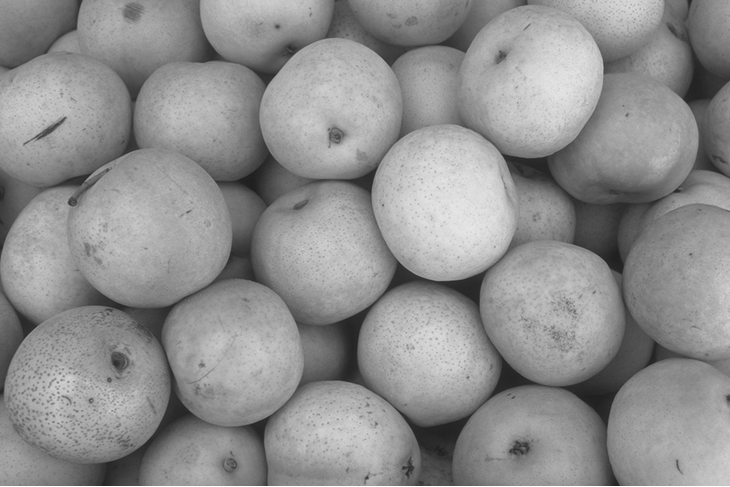
#> input picture lab6/pears.png, 730 x 487 px
$ jupyter execute lab6.ipynb
#> lines starting #> are read from the running program, lines starting #| are printed output that depends on the picture; after the words box and inside, x2 and y2 are one past the last pixel; in counts of white or black regions, pixels touching at a corner belong together
# Assignment 6: Segmentation and introduction in machine learning

[cell 1]
import numpy as np
import matplotlib.pyplot as plt
import skimage as ski
from skimage import data
from skimage import filters
import skimage.morphology as morph
import skimage.segmentation as segment

## Exercise 1: Watershed segmentation

Read in the image $\texttt{pears.png}$ and segment the pears with the $\texttt{Watershed}$-algorithm implementing the following steps.

[cell 2]
img = ski.io.imread("pears.png")
#> img is the input picture: shape (487, 730, 4); mean R, G, B, A 142.8, 142.8, 142.8, 255

(a) Create a binary image containing the pears and generate the markers as local maxima of the distance to the background. Describe the procedure.

(b) Apply the $\texttt{Watershed}$-algorithm and describe what it is doing.

(c) What can you do to improve the segmentation result?

## Exercise 2: Ice on Mars

Take the $\texttt{mars.bmp}$ and estimate the characteristics of the planet applying the following steps.

[cell 3]
img = ski.io.imread("mars.bmp")
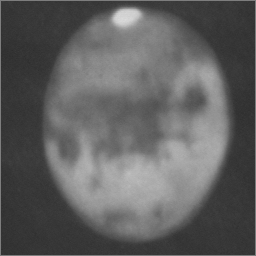
#> input picture lab6/mars.bmp, 256 x 256 px
#> img is the input picture: shape (256, 256); min 45, max 219, mean 95.3
img = ski.color.rgb2gray(img)
plt.imshow(img, cmap='gray')

(a) Read in the image and obtain 3 binary images containing: space, planet, and the ice in the polar region using thresholding.

[cell 4]
plt.hist(img.ravel(), bins=100)
plt.legend()
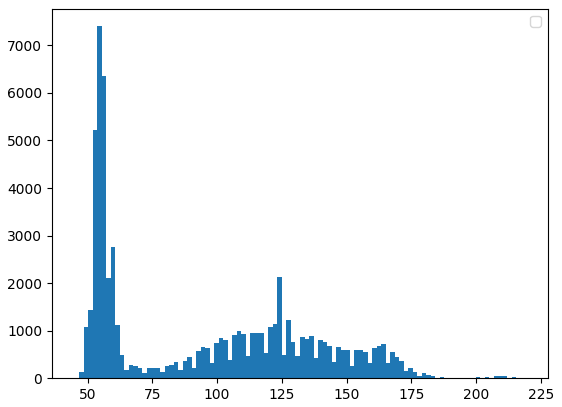
#> figure drawn by matplotlib, 1 panel; tallest bar 7403 high, from x = 53.7 to 55.44

[cell 5]
threshold_img_1 = img > 75
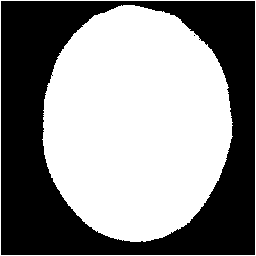
#> threshold_img_1: shape (256, 256) bool; 55% white; 2 black regions (1 under 20 px), largest, box (x1, y1, x2, y2) and area: (1, 1, 255, 255) 29477
threshold_img_2 = img > 195
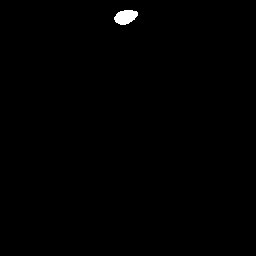
#> threshold_img_2: shape (256, 256) bool; 0.4% white; 1 white region, box (x1, y1, x2, y2) and area: (114, 10, 138, 25) 263

[cell 6]
fig, axes = plt.subplots(1, 3, figsize=(15,15))
ax = axes.ravel()

ax[0].imshow(img, cmap='gray')
ax[0].set_title("Original image")
ax[1].imshow(threshold_img_1, cmap='gray')
ax[1].set_title("Threshold bigger that 75")
ax[2].imshow(threshold_img_2, cmap='gray')
ax[2].set_title("Threshold bigger than 195")

(b) Estimate the contour of the Planet and the Ice using the function $\texttt{active_contour}$ of the $\texttt{scikit-iamge.segmentation}$ module. Describe what the function is doing.

[cell 7]
s = np.linspace(0, 2*np.pi, 400)
x = 120 + 20*np.cos(s)
y = 10 + 20*np.sin(s)
init = np.array([x, y]).T


snake = segment.active_contour(threshold_img_2,init)
#> snake = 400 pairs, first value 100.1 to 140, second value -9.95 to 29.95

fig, ax = plt.subplots(figsize=(7, 7))
ax.imshow(threshold_img_2, cmap=plt.cm.gray)
ax.plot(snake[:, 0], snake[:, 1], '-b', lw=1)
ax.axis([0, img.shape[1], img.shape[0], 0])
#> Out = (0, 256, 256, 0)
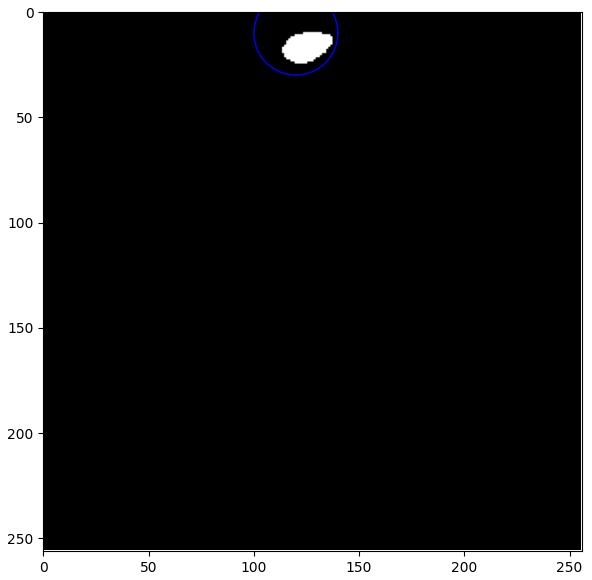
#> figure drawn by matplotlib, 1 panel
